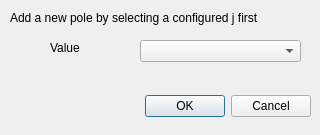
<?xml version="1.0" encoding="UTF-8"?>
<ui version="4.0">
 <class>NewPoleWindow</class>
 <widget class="QDialog" name="NewPoleWindow">
  <property name="geometry">
   <rect>
    <x>0</x>
    <y>0</y>
    <width>320</width>
    <height>135</height>
   </rect>
  </property>
  <property name="windowTitle">
   <string>Dialog</string>
  </property>
  <widget class="QDialogButtonBox" name="buttonBox">
   <property name="geometry">
    <rect>
     <x>10</x>
     <y>90</y>
     <width>301</width>
     <height>32</height>
    </rect>
   </property>
   <property name="orientation">
    <enum>Qt::Horizontal</enum>
   </property>
   <property name="standardButtons">
    <set>QDialogButtonBox::Cancel|QDialogButtonBox::Ok</set>
   </property>
  </widget>
  <widget class="QLabel" name="label">
   <property name="geometry">
    <rect>
     <x>10</x>
     <y>10</y>
     <width>301</width>
     <height>16</height>
    </rect>
   </property>
   <property name="text">
    <string>Add a new pole by selecting a configured j first</string>
   </property>
  </widget>
  <widget class="QComboBox" name="jDropBown">
   <property name="geometry">
    <rect>
     <x>140</x>
     <y>40</y>
     <width>161</width>
     <height>22</height>
    </rect>
   </property>
  </widget>
  <widget class="QLabel" name="label_2">
   <property name="geometry">
    <rect>
     <x>50</x>
     <y>40</y>
     <width>49</width>
     <height>16</height>
    </rect>
   </property>
   <property name="text">
    <string>Value</string>
   </property>
  </widget>
 </widget>
 <resources/>
 <connections>
  <connection>
   <sender>buttonBox</sender>
   <signal>accepted()</signal>
   <receiver>NewPoleWindow</receiver>
   <slot>accept()</slot>
   <hints>
    <hint type="sourcelabel">
     <x>248</x>
     <y>254</y>
    </hint>
    <hint type="destinationlabel">
     <x>157</x>
     <y>274</y>
    </hint>
   </hints>
  </connection>
  <connection>
   <sender>buttonBox</sender>
   <signal>rejected()</signal>
   <receiver>NewPoleWindow</receiver>
   <slot>reject()</slot>
   <hints>
    <hint type="sourcelabel">
     <x>316</x>
     <y>260</y>
    </hint>
    <hint type="destinationlabel">
     <x>286</x>
     <y>274</y>
    </hint>
   </hints>
  </connection>
 </connections>
</ui>
